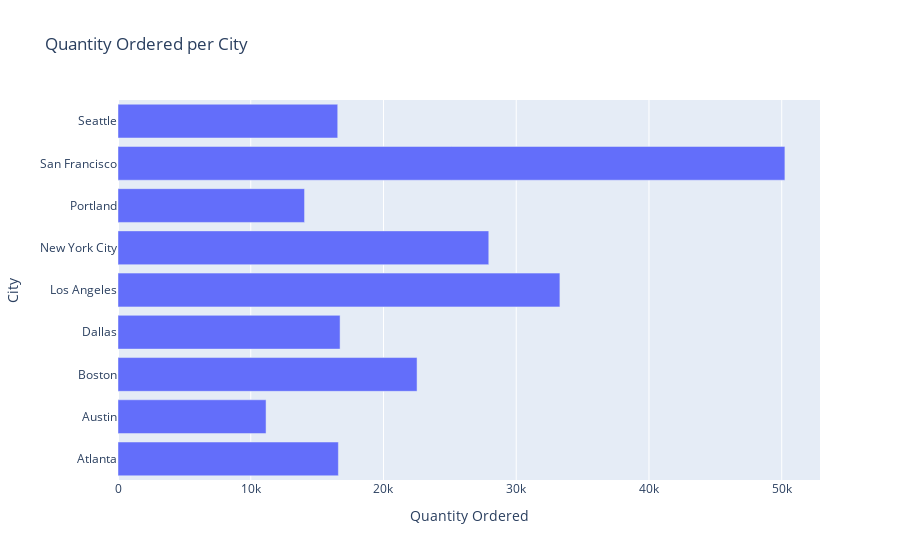

Source (notebook cell):
### Code cell
quantity = df.groupby("City")["Quantity Ordered"].sum().reset_index()
fig = px.bar(quantity, x="Quantity Ordered", y="City", orientation="h", title="Quantity Ordered per City")
fig.show()

### Figure 1 — Plotly figure (JSON) as saved in the notebook; plotly's stock layout.template omitted (floating-point values rounded to 4 significant figures)
{"data": [{"alignmentgroup": "True", "hovertemplate": "Quantity Ordered=%{x}<br>City=%{y}<extra></extra>", "legendgroup": "", "marker": {"color": "#636efa", "pattern": {"shape": ""}}, "name": "", "offsetgroup": "", "orientation": "h", "showlegend": false, "textposition": "auto", "type": "bar", "x": [16602, 11153, 22528, 16730, 33289, 27932, 14053, 50239, 16553], "xaxis": "x", "y": [" Atlanta", " Austin", " Boston", " Dallas", " Los Angeles", " New York City", " Portland", " San Francisco", " Seattle"], "yaxis": "y"}], "layout": {"barmode": "relative", "legend": {"tracegroupgap": 0}, "title": {"text": "Quantity Ordered per City"}, "xaxis": {"anchor": "y", "domain": [0, 1], "title": {"text": "Quantity Ordered"}}, "yaxis": {"anchor": "x", "domain": [0, 1], "title": {"text": "City"}}}}
